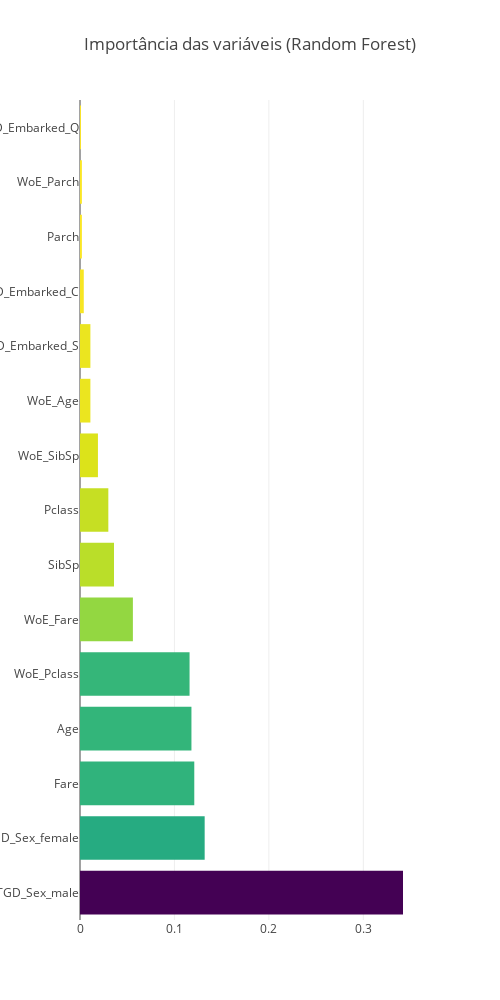

The code cell stored with this chart in its notebook:
### Code cell
xsel, imp, vars_modelo_imp_aux  = TuringVariableImportance('gbk',df_01,targetname,'Supervisionado')

### Figure 1 — Plotly figure (JSON) as saved in the notebook; plotly's stock layout.template omitted (floating-point values rounded to 4 significant figures)
{"data": [{"marker": {"color": [0.342, 0.132, 0.121, 0.118, 0.116, 0.056, 0.036, 0.03, 0.019, 0.011, 0.011, 0.004, 0.002, 0.002, 0.001], "colorscale": "Viridis", "reversescale": true}, "name": "Importância das variáveis (Random Forest)", "orientation": "h", "type": "bar", "uid": "bcd96eb1-f854-4e98-a3e4-882372579bdf", "x": [0.342, 0.132, 0.121, 0.118, 0.116, 0.056, 0.036, 0.03, 0.019, 0.011, 0.011, 0.004, 0.002, 0.002, 0.001], "y": ["TGD_Sex_male", "TGD_Sex_female", "Fare", "Age", "WoE_Pclass", "WoE_Fare", "SibSp", "Pclass", "WoE_SibSp", "WoE_Age", "TGD_Embarked_S", "TGD_Embarked_C", "Parch", "WoE_Parch", "TGD_Embarked_Q"]}], "layout": {"height": 1000, "title": {"text": "Importância das variáveis (Random Forest)"}, "width": 500}}
